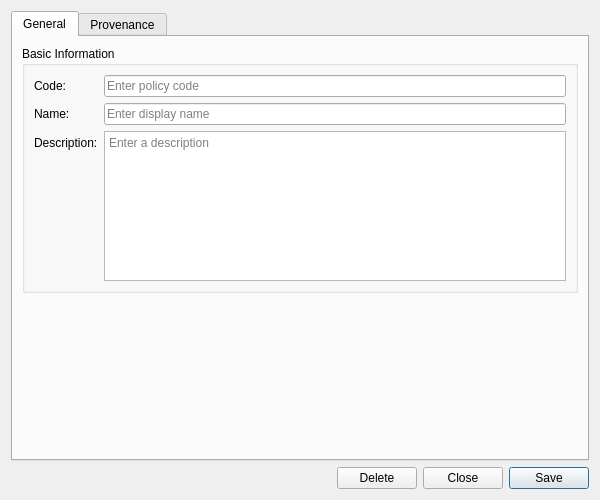
<?xml version="1.0" encoding="UTF-8"?>
<ui version="4.0">
 <class>ConcurrencyPolicyDetailDialog</class>
 <widget class="QWidget" name="ConcurrencyPolicyDetailDialog">
  <property name="geometry">
   <rect>
    <x>0</x>
    <y>0</y>
    <width>600</width>
    <height>500</height>
   </rect>
  </property>
  <property name="sizePolicy">
   <sizepolicy hsizetype="Preferred" vsizetype="Preferred">
    <horstretch>0</horstretch>
    <verstretch>0</verstretch>
   </sizepolicy>
  </property>
  <property name="minimumSize">
   <size>
    <width>600</width>
    <height>500</height>
   </size>
  </property>
  <property name="windowTitle">
   <string>Concurrency Policy Details</string>
  </property>
  <layout class="QVBoxLayout" name="verticalLayout">
   <item>
    <widget class="QTabWidget" name="tabWidget">
     <property name="currentIndex"><number>0</number></property>
     <widget class="QWidget" name="generalTab">
      <attribute name="title"><string>General</string></attribute>
      <layout class="QVBoxLayout" name="generalLayout">
       <item>
        <widget class="QGroupBox" name="basicInfoGroup">
         <property name="title">
          <string>Basic Information</string>
         </property>
         <layout class="QFormLayout" name="formLayout">
          <item row="0" column="0">
           <widget class="QLabel" name="labelCode">
            <property name="text">
             <string>Code:</string>
            </property>
           </widget>
          </item>
          <item row="0" column="1">
           <widget class="QLineEdit" name="codeEdit">
            <property name="placeholderText">
             <string>Enter policy code</string>
            </property>
           </widget>
          </item>
          <item row="1" column="0">
           <widget class="QLabel" name="labelName">
            <property name="text">
             <string>Name:</string>
            </property>
           </widget>
          </item>
          <item row="1" column="1">
           <widget class="QLineEdit" name="nameEdit">
            <property name="placeholderText">
             <string>Enter display name</string>
            </property>
           </widget>
          </item>
          <item row="2" column="0">
           <widget class="QLabel" name="labelDescription">
            <property name="text">
             <string>Description:</string>
            </property>
           </widget>
          </item>
          <item row="2" column="1">
           <widget class="QPlainTextEdit" name="descriptionEdit">
            <property name="minimumSize">
             <size>
              <width>0</width>
              <height>80</height>
             </size>
            </property>
            <property name="maximumSize">
             <size>
              <width>16777215</width>
              <height>150</height>
             </size>
            </property>
            <property name="placeholderText">
             <string>Enter a description</string>
            </property>
           </widget>
          </item>
         </layout>
        </widget>
       </item>
       <item>
        <spacer name="verticalSpacer">
         <property name="orientation">
          <enum>Qt::Vertical</enum>
         </property>
         <property name="sizeHint" stdset="0">
          <size>
           <width>20</width>
           <height>40</height>
          </size>
         </property>
        </spacer>
       </item>
      </layout>
     </widget>
     <widget class="QWidget" name="provenanceTab">
      <attribute name="title"><string>Provenance</string></attribute>
      <layout class="QVBoxLayout" name="provenanceTabLayout">
       <item>
        <widget class="ores::qt::ProvenanceWidget" name="provenanceWidget" native="true"/>
       </item>
      </layout>
     </widget>
    </widget>
   </item>
   <item>
    <layout class="QHBoxLayout" name="buttonLayout">
     <item>
      <spacer name="horizontalSpacer">
       <property name="orientation">
        <enum>Qt::Horizontal</enum>
       </property>
       <property name="sizeHint" stdset="0">
        <size>
         <width>40</width>
         <height>20</height>
        </size>
       </property>
      </spacer>
     </item>
     <item>
      <widget class="QPushButton" name="deleteButton">
       <property name="text">
        <string>Delete</string>
       </property>
      </widget>
     </item>
     <item>
      <widget class="QPushButton" name="closeButton">
       <property name="text">
        <string>Close</string>
       </property>
      </widget>
     </item>
     <item>
      <widget class="QPushButton" name="saveButton">
       <property name="text">
        <string>Save</string>
       </property>
       <property name="default">
        <bool>true</bool>
       </property>
      </widget>
     </item>
    </layout>
   </item>
  </layout>
 </widget>
 <customwidgets>
  <customwidget>
   <class>ores::qt::ProvenanceWidget</class>
   <extends>QWidget</extends>
   <header>ores.qt/ProvenanceWidget.hpp</header>
  </customwidget>
 </customwidgets>
 <resources/>
 <connections/>
</ui>
